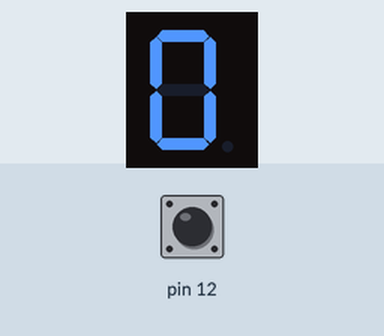
Recording of a sketch running on a simulated Arduino Uno, built with avr-gcc and run on an emulated ATmega328P. Shown: 1-digit seven-segment display. Wiring (inferred from the names in the program): 1-digit 7-segment display, segments lit when HIGH: segments pin 2, pin 3, pin 4, pin 5, pin 6, pin 7, pin 8. The inputs (shaded band) are chosen by the test bench; at power-on: pin 12 HIGH. The segment pins are drawn as the display they are named for.

Above: at 1.2 s.
1.3 s: pin 12 pulled LOW for 0.15 s
At 2.1 s:
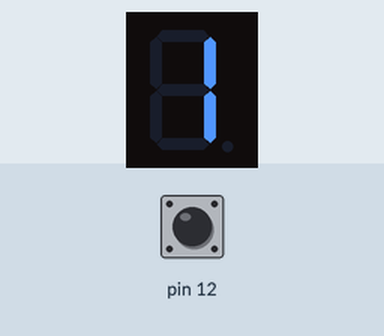
2.9 s: pin 12 pulled LOW for 1 s
At 4.6 s:
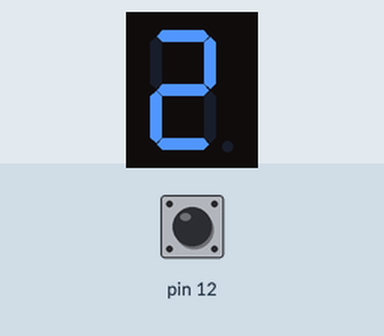
5.4 s: pin 12 pulled LOW for 0.15 s
At 6.4 s:
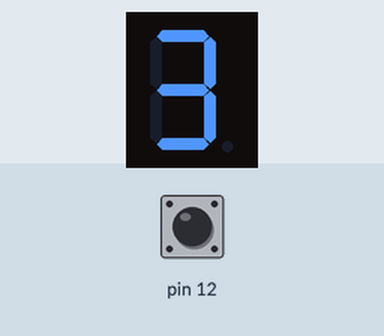
7.0 s: pin 12 pulled LOW for 3.2 s
At 10.6 s:
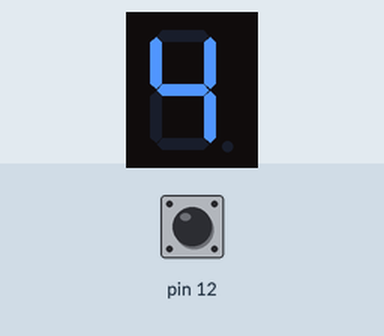
11.7 s: pin 12 pulled LOW for 0.15 s
At 12.4 s:
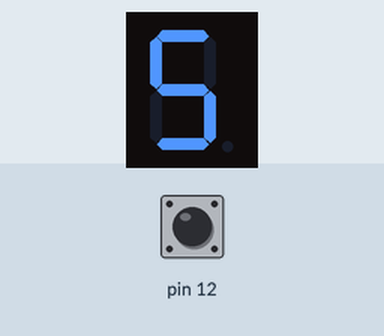
13.3 s: pin 12 pulled LOW for 1 s
At 14.9 s:
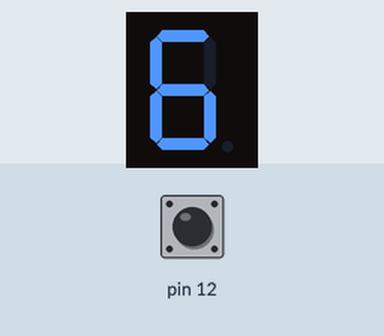
Timing chart, 0 to 16.4 s (numbered marks = the images above; inputs shaded):
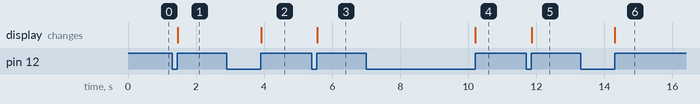

Measured:
- after the input at 1.3 s, the display: changes after 0.16 s (image 1)
- after the input at 2.9 s, the display: changes after 1.0 s (image 2)
- after the input at 5.4 s, the display: changes after 0.16 s (image 3)
- after the input at 7.0 s, the display: changes after 3.2 s (image 4)
- after the input at 11.7 s, the display: changes after 0.16 s (image 5)
- after the input at 13.3 s, the display: changes after 1.0 s (image 6)

The sketch:

seven_segmented_button.ino
```cpp
#include "SwitchButton.h"
SwitchButton rightBtn(12);
byte digits[10][7] = {
  { 1, 1, 1, 1, 1, 1, 0 }, // = 0
  { 0, 1, 1, 0, 0, 0, 0 }, // = 1
  { 1, 1, 0, 1, 1, 0, 1 }, // = 2
  { 1, 1, 1, 1, 0, 0, 1 }, // = 3
  { 0, 1, 1, 0, 0, 1, 1 }, // = 4
  { 1, 0, 1, 1, 0, 1, 1 }, // = 5
  { 1, 0, 1, 1, 1, 1, 1 }, // = 6
  { 1, 1, 1, 0, 0, 0, 0 }, // = 7
  { 1, 1, 1, 1, 1, 1, 1 }, // = 8
  { 1, 1, 1, 0, 0, 1, 1 }  // = 9
};

byte mapArdiuinoPin[] = {2, 3, 4, 5, 6, 7, 8};

void setup() {
  Serial.begin(115200);
  for (byte i = 0; i < 7; i++) {
    pinMode(mapArdiuinoPin[i], OUTPUT);
  }
}

void loop() {
  unsigned long rightCounts = rightBtn.getStateChangeCount();
  unsigned long getDigit = (rightCounts%20)/2;
  displayDigit(getDigit);
}

void displayDigit(int displayDigit){
  int displayIndex = (int)displayDigit;
  for(int i=0; i<7 ; i++){
    bool onePinState = digits[displayIndex][i];
    byte pinNum = mapArdiuinoPin[i];
    digitalWrite(pinNum, onePinState);
  }
}
```
